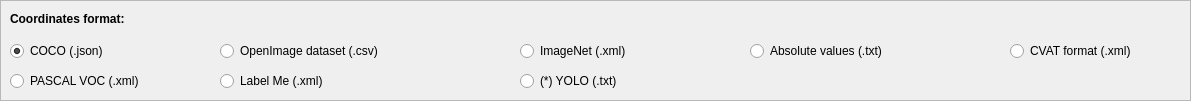
  <widget class="QFrame" name="frame">
   <property name="geometry">
    <rect>
     <x>10</x>
     <y>160</y>
     <width>1191</width>
     <height>101</height>
    </rect>
   </property>
   <property name="frameShape">
    <enum>QFrame::StyledPanel</enum>
   </property>
   <property name="frameShadow">
    <enum>QFrame::Raised</enum>
   </property>
   <widget class="QRadioButton" name="rad_gt_format_coco_json">
    <property name="geometry">
     <rect>
      <x>10</x>
      <y>40</y>
      <width>161</width>
      <height>22</height>
     </rect>
    </property>
    <property name="text">
     <string>COCO (.json)</string>
    </property>
    <property name="checked">
     <bool>true</bool>
    </property>
   </widget>
   <widget class="QLabel" name="lbl_detections_dir_3">
    <property name="geometry">
     <rect>
      <x>10</x>
      <y>10</y>
      <width>151</width>
      <height>17</height>
     </rect>
    </property>
    <property name="font">
     <font>
      <weight>75</weight>
      <bold>true</bold>
     </font>
    </property>
    <property name="text">
     <string>Coordinates format:</string>
    </property>
   </widget>
   <widget class="QRadioButton" name="rad_gt_format_imagenet_xml">
    <property name="geometry">
     <rect>
      <x>520</x>
      <y>40</y>
      <width>151</width>
      <height>22</height>
     </rect>
    </property>
    <property name="toolTip">
     <string>&lt;html&gt;&lt;head/&gt;&lt;body&gt;&lt;p&gt;Ground-truth format provided by PASCAL VOC annotated files (.XML):&lt;/p&gt;&lt;p&gt;&lt;span style=&quot; font-weight:600;&quot;&gt;Format: &lt;/span&gt;&amp;lt;class_name&amp;gt; &amp;lt;left&amp;gt; &amp;lt;top&amp;gt; &amp;lt;right&amp;gt; &amp;lt;bottom&amp;gt;&lt;/p&gt;&lt;p&gt;&lt;span style=&quot; font-weight:600;&quot;&gt;Coordinates values:&lt;/span&gt; Absolute&lt;/p&gt;&lt;p&gt;&lt;span style=&quot; font-weight:600;&quot;&gt;Reference: &lt;/span&gt;&lt;a href=&quot;http://host.robots.ox.ac.uk/pascal/VOC/voc2012/htmldoc/index.html&quot;&gt;&lt;span style=&quot; text-decoration: underline; color:#0000ff;&quot;&gt;http://host.robots.ox.ac.uk/pascal/VOC/voc2012/htmldoc/index.html&lt;/span&gt;&lt;/a&gt;</string>
    </property>
    <property name="text">
     <string>ImageNet (.xml)</string>
    </property>
   </widget>
   <widget class="QRadioButton" name="rad_gt_format_openimages_csv">
    <property name="geometry">
     <rect>
      <x>220</x>
      <y>40</y>
      <width>231</width>
      <height>22</height>
     </rect>
    </property>
    <property name="text">
     <string>OpenImage dataset (.csv)</string>
    </property>
   </widget>
   <widget class="QRadioButton" name="rad_gt_format_labelme_xml">
    <property name="geometry">
     <rect>
      <x>220</x>
      <y>70</y>
      <width>151</width>
      <height>22</height>
     </rect>
    </property>
    <property name="text">
     <string>Label Me (.xml)</string>
    </property>
    <property name="checked">
     <bool>false</bool>
    </property>
   </widget>
   <widget class="QRadioButton" name="rad_gt_format_pascalvoc_xml">
    <property name="geometry">
     <rect>
      <x>10</x>
      <y>70</y>
      <width>181</width>
      <height>22</height>
     </rect>
    </property>
    <property name="text">
     <string>PASCAL VOC (.xml)</string>
    </property>
    <property name="checked">
     <bool>false</bool>
    </property>
   </widget>
   <widget class="QRadioButton" name="rad_gt_format_abs_values_text">
    <property name="geometry">
     <rect>
      <x>750</x>
      <y>40</y>
      <width>181</width>
      <height>22</height>
     </rect>
    </property>
    <property name="toolTip">
     <string>&lt;html&gt;&lt;head/&gt;&lt;body&gt;&lt;p&gt;&amp;lt;class&amp;gt; &amp;lt;left&amp;gt; &amp;lt;top&amp;gt; &amp;lt;right&amp;gt; &amp;lt;bottom&amp;gt; (ABSOLUTE)&lt;/p&gt;&lt;/body&gt;&lt;/html&gt;</string>
    </property>
    <property name="text">
     <string>Absolute values (.txt)</string>
    </property>
    <property name="checked">
     <bool>false</bool>
    </property>
   </widget>
   <widget class="QRadioButton" name="rad_gt_format_yolo_text">
    <property name="geometry">
     <rect>
      <x>520</x>
      <y>70</y>
      <width>181</width>
      <height>22</height>
     </rect>
    </property>
    <property name="text">
     <string>(*) YOLO (.txt)</string>
    </property>
    <property name="checked">
     <bool>false</bool>
    </property>
   </widget>
   <widget class="QRadioButton" name="rad_gt_format_cvat_xml">
    <property name="geometry">
     <rect>
      <x>1010</x>
      <y>40</y>
      <width>161</width>
      <height>22</height>
     </rect>
    </property>
    <property name="toolTip">
     <string>&lt;html&gt;&lt;head/&gt;&lt;body&gt;&lt;p&gt;&lt;span style=&quot; font-weight:600;&quot;&gt;Format:&lt;/span&gt; A unique XML file containing all detections of the dataset in the CVAT format as described at &lt;a href=&quot;https://github.com/openvinotoolkit/cvat/blob/7512fd6883829ff2692ef42a5a41a06f3805da14/cvat/apps/documentation/xml_format.md&quot;&gt;&lt;span style=&quot; text-decoration: underline; color:#0000ff;&quot;&gt;https://github.com/openvinotoolkit/cvat/blob/7512fd6883829ff2692ef42a5a41a06f3805da14/cvat/apps/documentation/xml_format.md&lt;/span&gt;&lt;/a&gt;</string>
    </property>
    <property name="text">
     <string>CVAT format (.xml)</string>
    </property>
   </widget>
  </widget>
